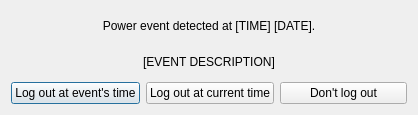
<?xml version="1.0" encoding="UTF-8"?>
<ui version="4.0">
 <class>Dialog</class>
 <widget class="QDialog" name="Dialog">
  <property name="geometry">
   <rect>
    <x>0</x>
    <y>0</y>
    <width>418</width>
    <height>115</height>
   </rect>
  </property>
  <property name="windowTitle">
   <string>Worktime Logger</string>
  </property>
  <property name="windowIcon">
   <iconset>
    <normaloff>../icons/wl.png</normaloff>../icons/wl.png</iconset>
  </property>
  <layout class="QVBoxLayout" name="verticalLayout">
   <item>
    <widget class="QLabel" name="TimeLabel">
     <property name="text">
      <string>Power event detected at [TIME] [DATE].</string>
     </property>
     <property name="alignment">
      <set>Qt::AlignCenter</set>
     </property>
    </widget>
   </item>
   <item>
    <widget class="QLabel" name="EventLabel">
     <property name="text">
      <string>[EVENT DESCRIPTION]</string>
     </property>
     <property name="alignment">
      <set>Qt::AlignCenter</set>
     </property>
    </widget>
   </item>
   <item>
    <layout class="QHBoxLayout" name="horizontalLayout">
     <item>
      <widget class="QPushButton" name="AtEventButton">
       <property name="text">
        <string>Log out at event's time</string>
       </property>
      </widget>
     </item>
     <item>
      <widget class="QPushButton" name="AtCurrentButton">
       <property name="text">
        <string>Log out at current time</string>
       </property>
      </widget>
     </item>
     <item>
      <widget class="QPushButton" name="NoActionButton">
       <property name="text">
        <string>Don't log out</string>
       </property>
      </widget>
     </item>
    </layout>
   </item>
  </layout>
 </widget>
 <resources/>
 <connections>
  <connection>
   <sender>NoActionButton</sender>
   <signal>clicked()</signal>
   <receiver>Dialog</receiver>
   <slot>reject()</slot>
   <hints>
    <hint type="sourcelabel">
     <x>361</x>
     <y>91</y>
    </hint>
    <hint type="destinationlabel">
     <x>208</x>
     <y>57</y>
    </hint>
   </hints>
  </connection>
 </connections>
</ui>
